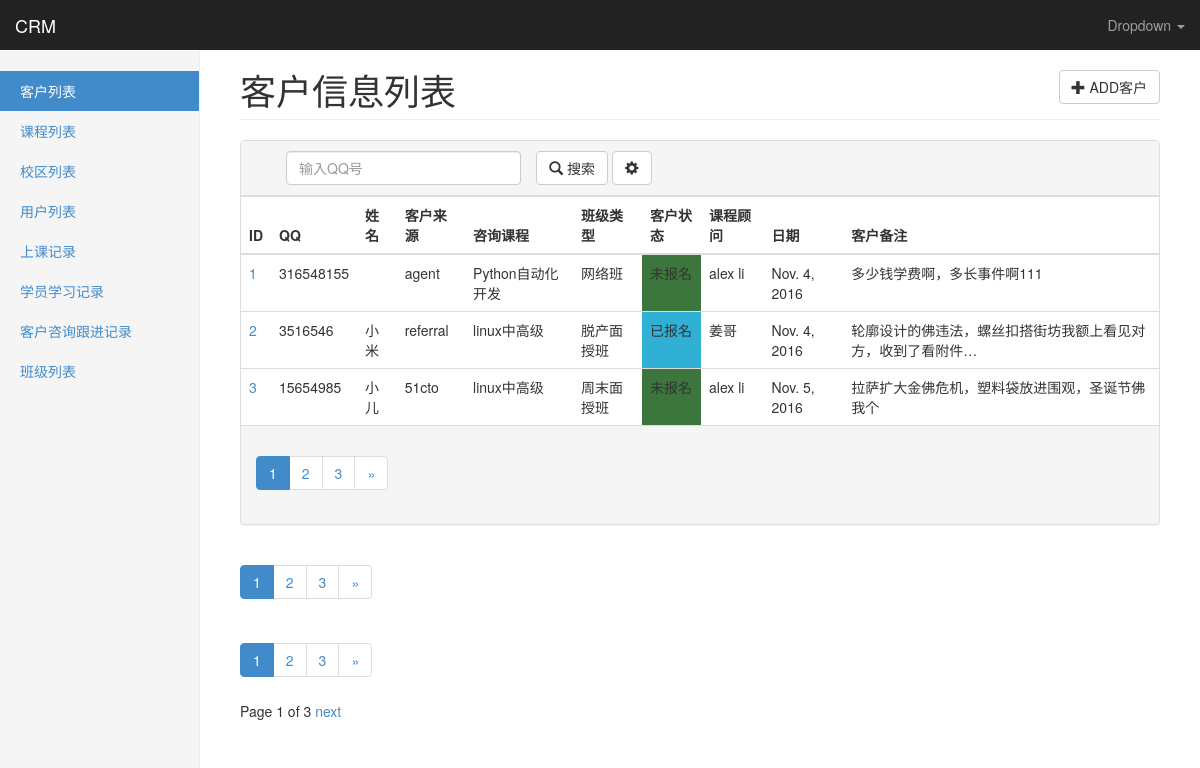
Screenshot of /crm/customers/ (signed in) with the database file from the repository.
### app01/models.py (models this page shows, shortened)
class Customer(models.Model):
    qq = models.CharField(u'QQ号',max_length=64,unique=True)
    name = models.CharField(u'姓名',max_length=32,blank=True,null=True)
    phone = models.BigIntegerField(u'手机',blank=True,null=True)
    stu_id = models.CharField(u'学号',blank=True,null=True,max_length=64)
    source_choices = (
        ('qq',u'qq群'),
        ('referral',u'内部转介绍'),
        ('51cto',u'51cto'),
        ('agent',u'招生代理'),
        ('others',u'其它'),
    )
    source = models.CharField(u'客户来源',max_length=64,choices=source_choices,default='qq')
    referral_from = models.ForeignKey('self',
                                      verbose_name=u'转介绍自学员',
                                      help_text='若客户是转介绍自学员，填写学员姓名',
                                      blank=True,
                                      null=True,
                                      related_name='internal_referral')
    course = models.ForeignKey(Course,verbose_name=u'咨询课程')
    class_type_choices = (
        ('online', u'网络班'),
        ('offline_weekend', u'周末面授班'),
        ('offline_fulltime', u'脱产面授班'),
    )
    class_type = models.CharField(u'班级类型',max_length=64,choices=class_type_choices)
    customer_note = models.TextField(u'客户咨询详情',help_text=u'客户咨询的对话记录')
    status_choices = (
        ('signed',u'已报名'),
        ('unregistered',u'未报名'),
        ('graduated',u'已毕业'),
        ('dropoff',u'已退学'),
    )
    status = models.CharField(u'客户状态',choices=status_choices,max_length=64,default='unregistered')
    consultant = models.ForeignKey(UserProfile,verbose_name=u'课程顾问')
    date = models.DateField(u'咨询日期',auto_now_add=True)
    class_list = models.ManyToManyField(ClassList,verbose_name=u'已报名班级',blank=True)

class Course(models.Model):
    name = models.CharField(u'课程名称',max_length=128,unique=True)
    price = models.IntegerField(u'面授价格')
    online_price = models.IntegerField(u'网络班价格')
    brief = models.TextField(u'课程简介')
    def __str__(self):
        return self.name

class UserProfile(models.Model):
    user = models.OneToOneField(User)
    name = models.CharField(u'姓名',max_length=32)
    school = models.ForeignKey('School',verbose_name='校区',default=1)
    def __str__(self):
        return self.name
    class Meta:
        permissions = (
            ('view_customer_list',u'可以查看客户列表'),
            ('view_customer_info',u'可以查看客户详细信息'),
            ('edit_own_customer_info',u'可以修改自己的客户信息'),
        )

### app01/permissions.py (the view)
    def inner(*args,**kwargs):
        print('--- start check perm ---')
        if perm_check(*args,**kwargs) is not True:
            return render(args[0],'app01/403.html')
        return func(*args,**kwargs)

### app01/permissions.py (called while the page is built)
def check_permission(func):
    def inner(*args,**kwargs):
        print('--- start check perm ---')
        if perm_check(*args,**kwargs) is not True:
            return render(args[0],'app01/403.html')
        return func(*args,**kwargs)
    return inner

### app01/templatetags/custom_tags.py (called while the page is built)
@register.filter
def guess_param(name,dic):
    print('***guess_param:',dic)
    param = ''
    for d in dic.items():
        print(d)
        if d[0] != name:
            param += '&%s=%s' % (d[0],d[1])
    print('***param:',param)
    return param

@register.simple_tag
def guess_page(cur_page,loop_num,search_str,find_list):
    offset = abs(cur_page - loop_num)
    if offset < 3:
        if cur_page == loop_num:
            page_ele = '<li class ="active" > <a href="?page=%s%s" > %s </a> </li>' % (loop_num,search_str,loop_num)
        else:
            page_ele = '<li class ="" > <a href="?page=%s%s"> %s </a> </li>' % (loop_num,search_str,loop_num)
    else:
        page_ele = ''
    return format_html(page_ele)

### app01/views.py (called while the page is built)
@check_permission
def customers(request):
    data_dic = build_search_param(request, models.Customer)
    return render(request,'app01/customers.html',data_dic)

### templates/app01/customers.html (shortened to what this page needs)
{% extends 'base.html' %}
{% load custom_tags %}
{% block page-header %}
客户信息列表
<a href="{% url 'customer_add' %}">
    <button type="button" class="btn btn-default pull-right">
      <span class="glyphicon glyphicon-plus"></span> ADD客户
    </button>
</a>
{% endblock %}
{% block page-content %}
<div class="panel panel-default">
    <div class="panel-heading" id="panel-heading">
        <div class="col-md-9 " >
            <form action="{% url url_alias %}?page=1{{ search_str }}" method="GET">
                <div class="col-md-5">
                    <input name="find__qq" class="form-control" type="text" value="{{ find_list.1 }}" placeholder="输入QQ号" minlength="1" maxlength="20" required>
                </div>
                <div class="col-md-3 search-button">
                    <button type="submit" id="btn-submit" class="btn btn-default">
                        <span class="glyphicon glyphicon-search"></span> 搜索
                    </button>
                    {% if filter_dic %}
                    <button type="button" id='btn-filter' class="btn btn-default">
                        <span class="glyphicon glyphicon-cog"></span>
                    </button>
                    {% endif %}
                </div>
            </form>
        </div>
    </div>
    <table class="table table-hover">
    <thead>
    <tr>
        <th>ID</th>
        <th>QQ</th>
        <th>姓名</th>
        <th>客户来源</th>
        <th>咨询课程</th>
        <th>班级类型</th>
        <th>客户状态</th>
        <th>课程顾问</th>
        <th>日期</th>
        <th>客户备注</th>
    </tr>
    </thead>
    <tbody>
    {% for customer in data_list %}
        <tr>
            <td><a href="{% url 'customer_detail' customer.id %}">{{ customer.id }}</a></td>
            <td>{{ customer.qq }}</td>
            <td>{{ customer.name }}</td>
            <td>{{ customer.source }}</td>
            <td>{{ customer.course }}</td>
            <td>{{ customer.get_class_type_display }}</td>
            <td class="{{ customer.status }}">{{ customer.get_status_display }}</td>
            <td>{{ customer.consultant }}</td>
            <td>{{ customer.date }}</td>
            <td>{{ customer.customer_note|truncatechars:30 }}</td>
            </tr>
    {% endfor %}
    </tbody>
</table>
    <div class="panel-footer">
        <nav>{% pagination_bar data_list search_str find_list %}</nav>
    </div>
</div>
<div class="">
    <nav>
        <ul class="pagination">
            {% for page_num in data_list.paginator.page_range %}
                {% guess_page data_list.number page_num search_str find_list %}
            {% endfor %}
            {% if data_list.has_next %}
            <li class=""><a href="?page={{ data_list.next_page_number }}{{ search_str }}">&raquo;</a></li>
            {% endif %}
        </ul>
    </nav>
    <nav>
        <ul class="pagination">
            {% for page_num in data_list.paginator.page_range %}
                <li class="{% if page_num == data_list.number %}active{% endif %}"><a href="?page={{ page_num }}">{{ page_num }}</a></li>
            {% endfor %}
            {% if data_list.has_next %}
            <li class=""><a href="?page={{ data_list.next_page_number }}">&raquo;</a></li>
            {% endif %}
        </ul>
    </nav>
    <span class="">
        <span class="">
            Page {{ data_list.number }} of {{ data_list.paginator.num_pages }}
        </span>
        {% if data_list.has_next %}
         <a href="?page={{ data_list.next_page_number }}">next</a>
        {% endif %}
    </span>
</div>
{% endblock %}

### statics/css/custom.css (style rules this page uses)
.signed { background-color: #31b0d5; }
.unregistered { background-color: #3c763d; }
#panel-heading { float:none;overflow: hidden; }
#panel-heading .search-button,#panel-heading .search-more-button { padding-left: 0px; }

### rows the page displays
Customer: id "1", qq "316548155", source "agent", course "Python自动化开发", class_type "网络班", status "未报名", consultant "alex li", date "Nov. 4, 2016", customer_note "多少钱学费啊，多长事件啊111"
Customer: id "2", qq "3516546", name "小米", source "referral", course "linux中高级", class_type "脱产面授班", status "已报名", consultant "姜哥", date "Nov. 4, 2016", customer_note "轮廓设计的佛违法，螺丝扣搭街坊我额上看见对方，收到了看附件…"
Customer: id "3", qq "15654985", name "小儿", source "51cto", course "linux中高级", class_type "周末面授班", status "未报名", consultant "alex li", date "Nov. 5, 2016", customer_note "拉萨扩大金佛危机，塑料袋放进围观，圣诞节佛我个"

### other values shown
{{ page_num }} "1" "2" "3"
{{ data_list.number }} "1"
{{ data_list.paginator.num_pages }} "3"
